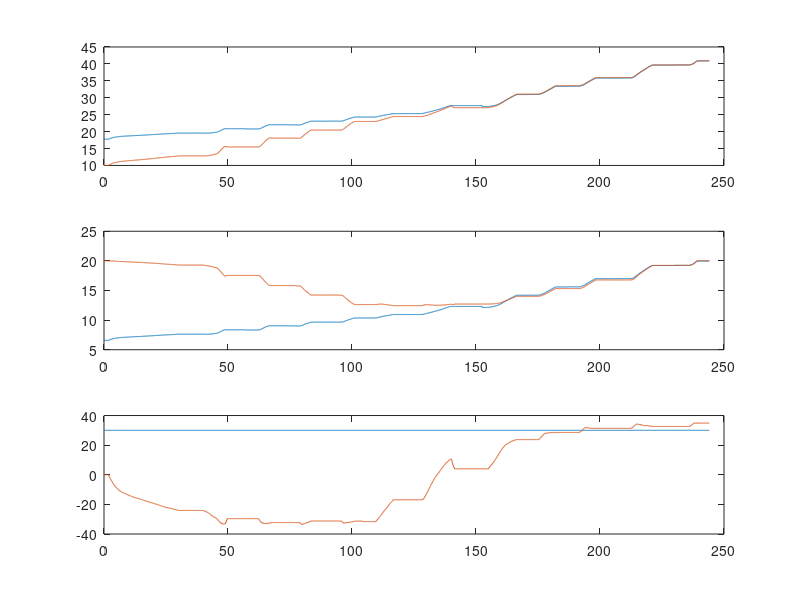

This figure's MATLAB source:
% load TSC10D.txt;
% x = TSC10D(:,1);
% y = TSC10D(:,2);
% plot(x,y)
% hold on
% load TSC10S.txt;
% x2 = TSC10S(:,1);
% y2 = TSC10S(:,2);
% plot(x2,y2)
% 
% load TSC10Up.txt;
% x3 = TSC10Up(:,1);
% y3 = TSC10Up(:,2);
% plot(x3,y3)
% 
% 
% % load Straight4.txt;
% % x4 = Straight4(:,1);
% % y4 = Straight4(:,2);
% % plot(x4,y4)
% % 
% % load Straight5.txt;
% % x5 = Straight5(:,1);
% % y5 = Straight5(:,2);
% % plot(x5,y5)
% line([11 30] , [0 0]);
% hold off
% load OrientationCont2.txt;
% x = OrientationCont2(:,1);
% y = OrientationCont2(:,2);
% z = OrientationCont2(:,3);
% plot(x,y)
% hold on
% plot (x,z)
% 
% load OrientationCont3.txt;
% x2 = OrientationCont3(:,1);
% y2 = OrientationCont3(:,2);
% z2 = OrientationCont3(:,3);
% plot(x2,y2)
% 
% plot (x2,z2)
% load OrientationCont4.txt;
% x3 = OrientationCont4(:,1);
% y3 = OrientationCont4(:,2);
% z3 = OrientationCont4(:,3);
% plot(x3,y3)
% 
% plot (x3,z3)
% hold off


% load PivotFull.txt;
% x3 = PivotFull(:,1);
% y3 = PivotFull(:,2);
% plot(x3,y3, 'color', 'red')
% hold on
% load PivotHalf.txt;
% x2 = PivotHalf(:,1);
% y2 = PivotHalf(:,2);
% plot(x2,y2, 'color', 'blue')
% 
% 
% 
% load PivotQuart.txt;
% x = PivotQuart(:,1);
% y = PivotQuart(:,2);
% 
% plot(x,y, 'color','green')
% 
% load PivotZero.txt;
% x4 = PivotZero(:,1);
% y4 = PivotZero(:,2);
% 
% plot(x4,y4, 'color', 'cyan')
% hold off


% load Straight30C7.txt;
% x4 = Straight30C7(:,1);
% y4 = Straight30C7(:,2)* 180/ pi;
% plot(x4,y4)
% hold on
% line([10 35] , [0 0]);
% 
% load StraightN30C7.txt;
% x5 = StraightN30C7(:,1);
% y5 = StraightN30C7(:,2)* 180/ pi;
% plot(x5,y5)
% load Straight15C7.txt;
% x3 = Straight15C7(:,1);
% y3 = Straight15C7(:,2)* 180/ pi;
% plot(x3,y3)
% 
% 
% load StraightN15C7.txt;
% x2 = StraightN15C7(:,1);
% y2 = StraightN15C7(:,2)* 180/ pi;
% plot(x2,y2)
% load Straight0C7.txt;
% x = Straight0C7(:,1);
% y = Straight0C7(:,2);
% plot(x,y)

% load High.txt;
% x1 = 17- High(:,1);
% y1 = High(:,2);
% t = High(:,3);
% plot(t, atan2(y1,x1)*180/ pi);
% 
% load TSC10S.txt;
% x2 = TSC10S(:,1);
% y2 = TSC10S(:,2)* 180 / pi;
% plot(x2,y2)
% hold off

% load New1.txt;
% t = New1(:,1);
% goalx = New1(:,2);
% X = New1(:,3);
% goaly = New1(:,4);
% Y = New1(:,5);
% goalAng = New1(:,6);
% Ang = New1(:,7);
% 
% subplot(3,1,1)
% plot(t,goalx);
% hold on
% plot(t,X);
% hold off
% 
% subplot(3,1,2)
% plot(t,goaly);
% hold on
% plot(t,Y);
% hold off
% 
% subplot(3,1,3)
% plot(t,goalAng);
% hold on
% plot(t,Ang);
% hold off


load Linear.txt;
t = Linear(:,1);
goalx = Linear(:,2);
X = Linear(:,3);
goaly = Linear(:,4);
Y = Linear(:,5);
goalAng = Linear(:,6);
Ang = Linear(:,7);

subplot(3,1,1)
plot(t,goalx);
hold on
plot(t,X);
hold off

subplot(3,1,2)
plot(t,goaly);
hold on
plot(t,Y);
hold off

subplot(3,1,3)
plot(t,goalAng);
hold on
plot(t,Ang);
hold off
